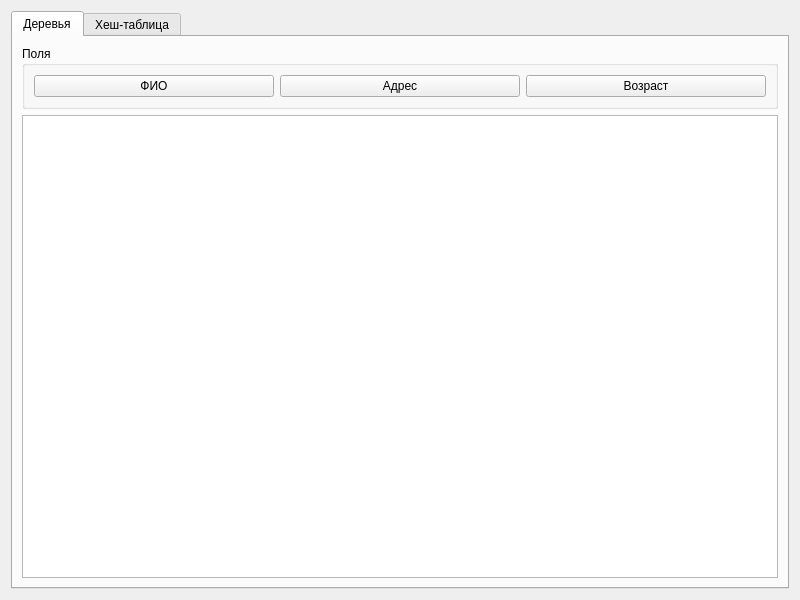
<?xml version="1.0" encoding="UTF-8"?>
<ui version="4.0">
 <class>PatientsDebugWidget</class>
 <widget class="QWidget" name="PatientsDebugWidget">
  <property name="geometry">
   <rect>
    <x>0</x>
    <y>0</y>
    <width>800</width>
    <height>600</height>
   </rect>
  </property>
  <property name="windowTitle">
   <string>Пациенты - Отладка</string>
  </property>
  <layout class="QVBoxLayout" name="verticalLayout">
   <item>
    <widget class="QTabWidget" name="tabWidget">
     <property name="currentIndex">
      <number>0</number>
     </property>
     <widget class="QWidget" name="tabTree">
      <attribute name="title">
       <string>Деревья</string>
      </attribute>
      <layout class="QVBoxLayout" name="verticalLayout_2">
       <item>
        <widget class="QGroupBox" name="groupBoxFields">
         <property name="title">
          <string>Поля</string>
         </property>
         <layout class="QHBoxLayout" name="horizontalLayout">
          <item>
           <widget class="QPushButton" name="pushButtonShowFullNameTree">
            <property name="text">
             <string>ФИО</string>
            </property>
           </widget>
          </item>
          <item>
           <widget class="QPushButton" name="pushButtonShowAddressTree">
            <property name="text">
             <string>Адрес</string>
            </property>
           </widget>
          </item>
          <item>
           <widget class="QPushButton" name="pushButtonShowAgeTree">
            <property name="text">
             <string>Возраст</string>
            </property>
           </widget>
          </item>
         </layout>
        </widget>
       </item>
       <item>
        <widget class="QTextBrowser" name="textBrowserTree"/>
       </item>
      </layout>
     </widget>
     <widget class="QWidget" name="tabHashTable">
      <attribute name="title">
       <string>Хеш-таблица</string>
      </attribute>
      <layout class="QVBoxLayout" name="verticalLayout_3">
       <item>
        <layout class="QHBoxLayout" name="horizontalLayout_2">
         <item>
          <spacer name="horizontalSpacer1">
           <property name="orientation">
            <enum>Qt::Horizontal</enum>
           </property>
           <property name="sizeHint" stdset="0">
            <size>
             <width>40</width>
             <height>20</height>
            </size>
           </property>
          </spacer>
         </item>
         <item>
          <widget class="QPushButton" name="pushButtonShowHashTable">
           <property name="text">
            <string>Показать</string>
           </property>
          </widget>
         </item>
         <item>
          <spacer name="horizontalSpacer2">
           <property name="orientation">
            <enum>Qt::Horizontal</enum>
           </property>
           <property name="sizeHint" stdset="0">
            <size>
             <width>40</width>
             <height>20</height>
            </size>
           </property>
          </spacer>
         </item>
        </layout>
       </item>
       <item>
        <widget class="QTableWidget" name="tableWidgetHashTable"/>
       </item>
      </layout>
     </widget>
    </widget>
   </item>
  </layout>
 </widget>
 <resources/>
 <connections/>
</ui>
